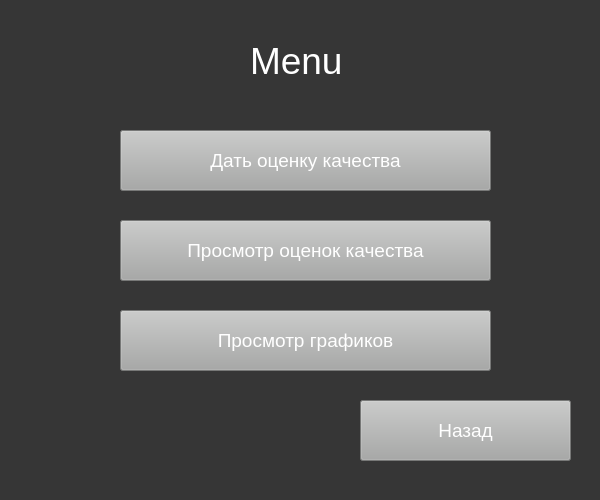
<?xml version="1.0" encoding="UTF-8"?>
<ui version="4.0">
 <class>Form</class>
 <widget class="QWidget" name="Form">
  <property name="geometry">
   <rect>
    <x>0</x>
    <y>0</y>
    <width>600</width>
    <height>500</height>
   </rect>
  </property>
  <property name="windowTitle">
   <string>Form</string>
  </property>
  <property name="styleSheet">
   <string notr="true">background-color: rgb(54,54,54)</string>
  </property>
  <widget class="QPushButton" name="add_mark">
   <property name="geometry">
    <rect>
     <x>120</x>
     <y>130</y>
     <width>371</width>
     <height>61</height>
    </rect>
   </property>
   <property name="styleSheet">
    <string notr="true">background-color:rgb(167,168,167);
font-size:14pt;
color:rgb(255,255,255)</string>
   </property>
   <property name="text">
    <string>Дать оценку качества</string>
   </property>
  </widget>
  <widget class="QPushButton" name="back">
   <property name="geometry">
    <rect>
     <x>360</x>
     <y>400</y>
     <width>211</width>
     <height>61</height>
    </rect>
   </property>
   <property name="styleSheet">
    <string notr="true">background-color:rgb(167,168,167);
font-size:14pt;
color:rgb(255,255,255)</string>
   </property>
   <property name="text">
    <string>Назад</string>
   </property>
  </widget>
  <widget class="QLabel" name="label">
   <property name="geometry">
    <rect>
     <x>250</x>
     <y>20</y>
     <width>111</width>
     <height>81</height>
    </rect>
   </property>
   <property name="styleSheet">
    <string notr="true">color:rgb(255,255,255);
font-size:28pt</string>
   </property>
   <property name="text">
    <string>Menu</string>
   </property>
  </widget>
  <widget class="QPushButton" name="show_marks">
   <property name="geometry">
    <rect>
     <x>120</x>
     <y>220</y>
     <width>371</width>
     <height>61</height>
    </rect>
   </property>
   <property name="styleSheet">
    <string notr="true">background-color:rgb(167,168,167);
font-size:14pt;
color:rgb(255,255,255)</string>
   </property>
   <property name="text">
    <string>Просмотр оценок качества</string>
   </property>
  </widget>
  <widget class="QPushButton" name="show_chart">
   <property name="geometry">
    <rect>
     <x>120</x>
     <y>310</y>
     <width>371</width>
     <height>61</height>
    </rect>
   </property>
   <property name="styleSheet">
    <string notr="true">background-color:rgb(167,168,167);
font-size:14pt;
color:rgb(255,255,255)</string>
   </property>
   <property name="text">
    <string>Просмотр графиков</string>
   </property>
  </widget>
 </widget>
 <resources/>
 <connections/>
</ui>
